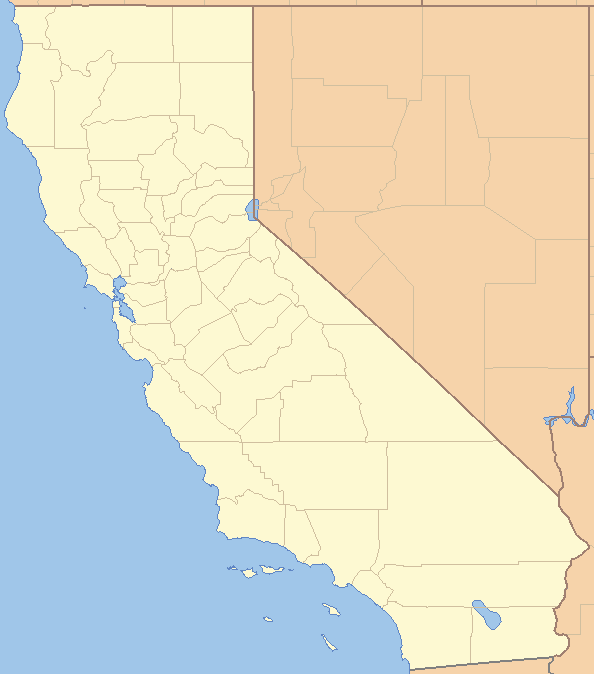
#> input picture ML with TensorFlow/images/california.png, 594 x 674 px
$ jupyter execute housing_prediction.ipynb
#> lines starting #> are read from the running program, lines starting #| are printed output that depends on the picture
[cell 1]
import pandas as pd
import numpy as np
import matplotlib.pyplot as plt
import seaborn as sns

[cell 2]
# Load the data
housing_df = pd.read_csv('../dataset/housing.csv')
#> (reads ML with TensorFlow/dataset/housing.csv from the repository)

[cell 3]
# Display the first 5 rows of the dataset
housing_df.head(5)

[cell 4]
housing_df.info() # total_bedrooms has missing values

[cell 5]
# creating histograms
housing_df.hist(bins=50, figsize=(20,15))
plt.show()
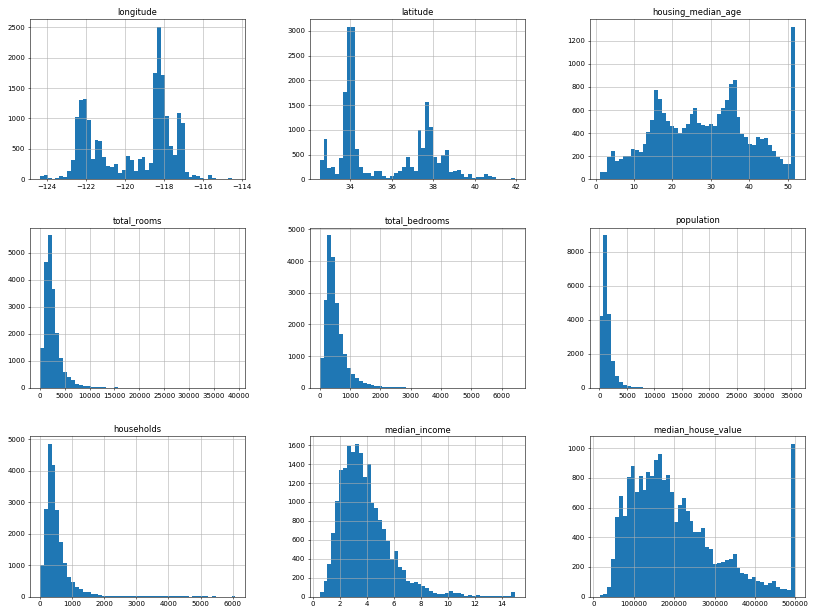
#> figure drawn by matplotlib, 9 panels; panel 1: tallest bar 2507 high, from x = -118.3 to -118.1; panel 2: tallest bar 3086 high, from x = 34.05 to 34.23; panel 3: tallest bar 1321 high, from x = 50.98 to 52; panel 4: tallest bar 5653 high, from x = 1574.7 to 2361.1

[cell 6]
# Splitting the data into training and testing sets

def split_train_test(data, test_ratio) -> tuple:
    """
    Split the data into training and testing sets
    data: the dataset to be split
    test_ratio: the ratio of the test set size to the total dataset size
    """
    np.random.seed(42) # to ensure that the same test set is generated each time
    shuffled_indices = np.random.permutation(len(data))
    test_set_size = int(len(data) * test_ratio)
    test_indices = shuffled_indices[:test_set_size]
    train_indices = shuffled_indices[test_set_size:]
    return data.iloc[train_indices], data.iloc[test_indices]

train_set, test_set = split_train_test(housing_df, 0.2) # 80% training and 20% testing

[cell 7]
# hashed version of the split_train_test function

from zlib import crc32

def test_set_check(identifier, test_ratio):
    return crc32(np.int64(identifier)) & 0xffffffff < test_ratio * 2**32

def split_train_test_by_id(data, test_ratio, id_column):
    ids = data[id_column]
    in_test_set = ids.apply(lambda id_: test_set_check(id_, test_ratio))
    return data.loc[~in_test_set], data.loc[in_test_set]

housing_df_with_id = housing_df.reset_index() # adds an 'index' column
housing_df_with_id['id'] = housing_df['longitude'] * 1000 + housing_df['latitude'] # creates a unique identifier
train_set, test_set = split_train_test_by_id(housing_df_with_id, 0.2, 'index')

[cell 8]
# using the sklearn train_test_split function

from sklearn.model_selection import train_test_split

train_set, test_set = train_test_split(housing_df, test_size=0.2, random_state=42)

[cell 9]
# Stratified sampling
housing_df['income_cat'] = pd.cut(housing_df['median_income'], # create an income category attribute
                                  bins=[0., 1.5, 3.0, 4.5, 6., np.inf], # income categories
                                  labels=[1, 2, 3, 4, 5]) # labels for the income categories

housing_df['income_cat'].hist() # income category histogram
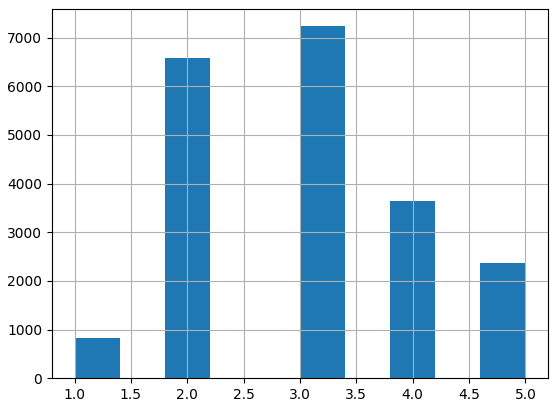
#> figure drawn by matplotlib, 1 panel; tallest bar 7236 high, from x = 3 to 3.4

[cell 10]
# Stratified sampling using the income category
from sklearn.model_selection import StratifiedShuffleSplit

split = StratifiedShuffleSplit(n_splits=1, test_size=0.2, random_state=42)

for train_index, test_index in split.split(housing_df, housing_df['income_cat']):
    strat_train_set = housing_df.loc[train_index]
    strat_test_set = housing_df.loc[test_index]

[cell 11]
# income category proportions in the test set
res = strat_test_set['income_cat'].value_counts() / len(strat_test_set)
res

[cell 12]
# remove the income_cat attribute to return the data to its original state
for set_ in (strat_train_set, strat_test_set):
    set_.drop('income_cat', axis=1, inplace=True)

[cell 13]
# Visualizing the data
housing = strat_train_set.copy()
housing.plot(kind='scatter', x='longitude', y='latitude', alpha=0.1) # alpha is used to visualize the density of the data points
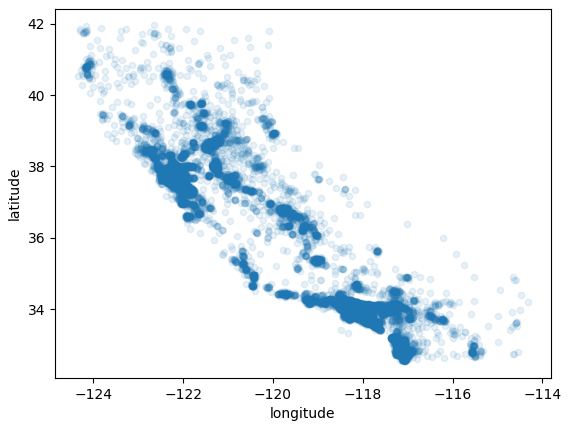
#> figure drawn by matplotlib, 1 panel

[cell 14]
# colored by the housing prices
housing.plot(kind='scatter', # scatter plot
             x='longitude', # x-axis
             y='latitude', # y-axis
             alpha=0.4, # transparency
             s=housing['population']/100, # radius of each circle represents the district's population
             label='population', # legend label
             figsize=(10,7), # figure size
             c='median_house_value', # color represents the price
             cmap=plt.get_cmap('jet'), # color map
             colorbar=True) # color bar
# price of house very much related to the location and population density
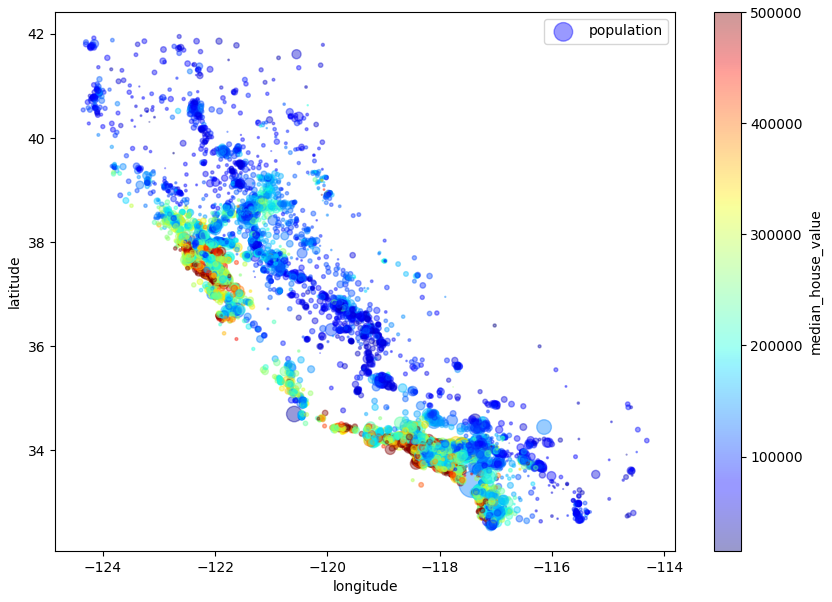
#> figure drawn by matplotlib, 2 panels

[cell 15]
# colored map of california
import matplotlib.image as mpimg

california_img = mpimg.imread('images/california.png')
#> california_img is the input picture: shape (674, 594, 4) float32; mean R, G, B, A 0.881, 0.867, 0.787, 1

ax = housing.plot(kind='scatter', x='longitude', y='latitude', figsize=(10,7),
                    s=housing['population']/100, label='population',
                    c='median_house_value', cmap=plt.get_cmap('jet'),
                    colorbar=False, alpha=0.4)
plt.imshow(california_img, # image to be displayed
           extent=(-124.55, -113.80, 32.45, 42.05), # coordinates of the image
           alpha=0.5, # transparency
           cmap=plt.get_cmap('jet')) # color map
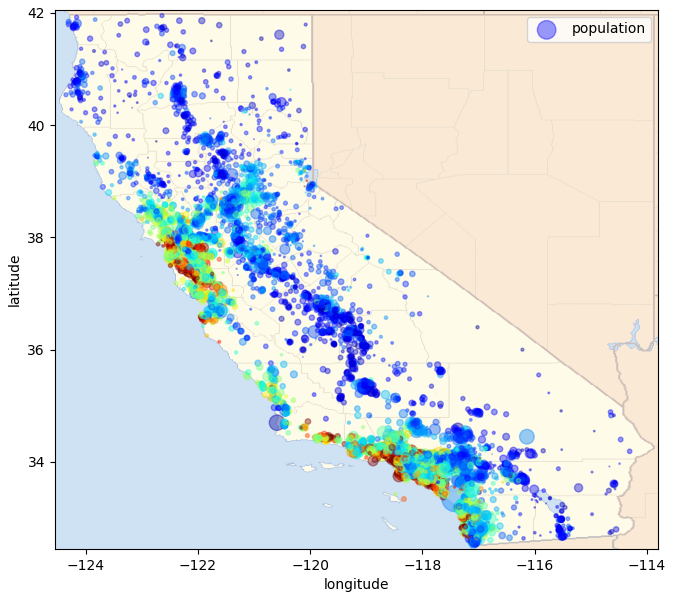
#> figure drawn by matplotlib, 1 panel

[cell 16]
# Looking for correlations
housing_df['ocean_proximity'] = housing_df['ocean_proximity'].astype('category').cat.codes
corr_matrix = housing_df.corr()
res = corr_matrix['median_house_value'].sort_values(ascending=False)
res

[cell 17]
# scatter matrix
from pandas.plotting import scatter_matrix

attributes = ['median_house_value', 'median_income', 'total_rooms', 'housing_median_age']
scatter_matrix(housing[attributes], figsize=(12,8))
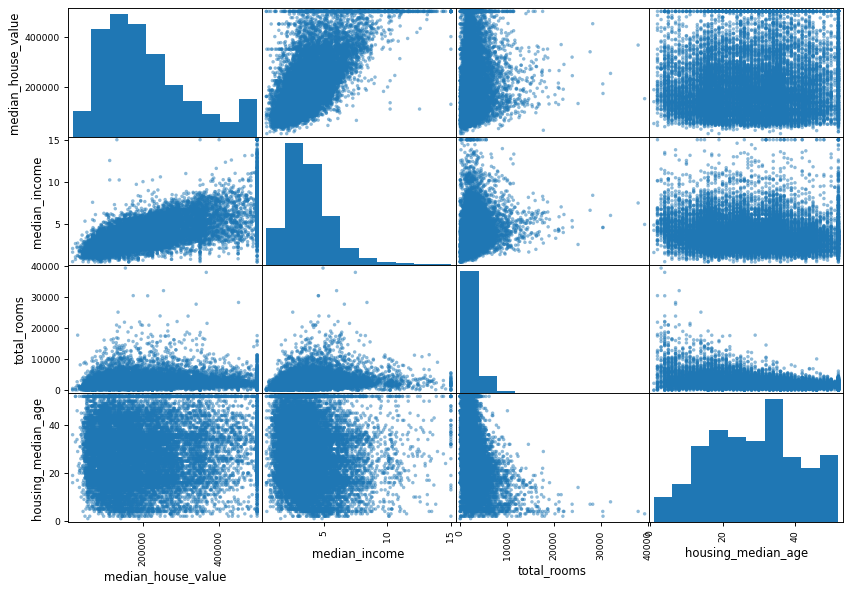
#> figure drawn by matplotlib, 16 panels; panel 1: tallest bar 3291 high, from x = 111999.4 to 160499.6; panel 6: tallest bar 5940 high, from x = 1.95 to 3.4; panel 11: tallest bar 14040 high, from x = 6 to 3937.4; panel 16: tallest bar 2874 high, from x = 31.6 to 36.7

[cell 18]
# median_house_value vs median_income

housing.plot(kind='scatter', x='median_income', y='median_house_value', alpha=0.1)
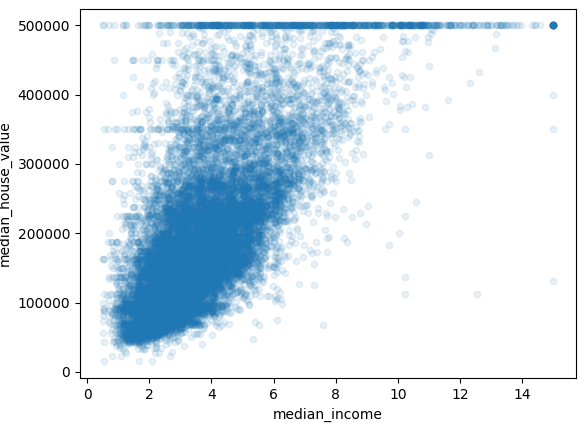
#> figure drawn by matplotlib, 1 panel

[cell 19]
# feature engineering

housing['rooms_per_household'] = housing['total_rooms'] / housing['households'] # rooms per household
housing['bedrooms_per_room'] = housing['total_bedrooms'] / housing['total_rooms'] # bedrooms per room
housing['population_per_household'] = housing['population'] / housing['households'] # population per household

[cell 20]
# correlation matrix with the newly added features
housing['ocean_proximity'] = housing['ocean_proximity'].astype('category').cat.codes
corr_matrix = housing.corr()
corr_matrix['median_house_value'].sort_values(ascending=False)

[cell 21]
# data preparation

housing = strat_train_set.drop('median_house_value', axis=1)
housing_labels = strat_train_set['median_house_value'].copy()

[cell 22]
# data cleaning

from sklearn.impute import SimpleImputer
import numpy.testing as npt

imputer = SimpleImputer(strategy='median')

housing_num = housing.drop('ocean_proximity', axis=1) # drop the non-numeric attribute

imputer.fit(housing_num) # fit the imputer instance to the training data

npt.assert_array_equal(imputer.statistics_, housing_num.median().values) # imputer statistics

[cell 23]
# transform the training set by replacing missing values with the learned medians
X = imputer.transform(housing_num) # numpy array returns
housing_tr = pd.DataFrame(X, columns=housing_num.columns, index=housing_num.index) # convert to pandas dataframe

[cell 24]
# handling text and categorical attributes

housing_cat = housing[['ocean_proximity']]
housing_cat.head(10)

[cell 25]
# convert the text categories to numbers
from sklearn.preprocessing import OrdinalEncoder, OneHotEncoder

ordinal_encoder = OrdinalEncoder()

housing_cat_encoded = ordinal_encoder.fit_transform(housing_cat)
housing_cat_encoded[:10] # encoded categories
ordinal_encoder.categories_ # categories
# When categories are similar (e.g. 'good', 'average', 'bad'), ordinal encoding is useful, but when they are not, one-hot encoding is better !!!

[cell 26]
# let's use one-hot encoding
one_hot_encoder = OneHotEncoder()

housing_cat_1hot = one_hot_encoder.fit_transform(housing_cat)
housing_cat_1hot.toarray() # one-hot encoded categories

[cell 27]
one_hot_encoder.categories_ # categories

[cell 28]
# custom transformers

from sklearn.base import BaseEstimator, TransformerMixin

rooms_ix, bedrooms_ix, population_ix, households_ix = 3, 4, 5, 6 # column indices

class CombinedAttributesAdder(BaseEstimator, TransformerMixin):
    def __init__(self, add_bedrooms_per_room=True):
        self.add_bedrooms_per_room = add_bedrooms_per_room
    def fit(self, X, y=None):
        return self
    def transform(self, X):
        rooms_per_household = X[:, rooms_ix] / X[:, households_ix]
        population_per_household = X[:, population_ix] / X[:, households_ix]
        if self.add_bedrooms_per_room: # add bedrooms_per_room if active
            bedrooms_per_room = X[:, bedrooms_ix] / X[:, rooms_ix]
            return np.c_[X, rooms_per_household, population_per_household, bedrooms_per_room]
        else: # else return the original data
            return np.c_[X, rooms_per_household, population_per_household]

[cell 29]
attr_adder = CombinedAttributesAdder(add_bedrooms_per_room=False)
housing_extra_attribs = attr_adder.transform(housing.values) # add the new attributes
housing_extra_attribs

[cell 30]
# transformation pipelines

from sklearn.pipeline import Pipeline
from sklearn.preprocessing import StandardScaler

num_pipeline = Pipeline([
    ('imputer', SimpleImputer(strategy='median')), # imputer
    ('attribs_adder', CombinedAttributesAdder()), # add new attributes
    ('std_scaler', StandardScaler()) # standardize the data
])

[cell 31]
# create a full pipeline that handles both numerical and categorical attributes

from sklearn.compose import ColumnTransformer

num_attribs = list(housing_num)
cat_attribs = ['ocean_proximity']

full_pipeline = ColumnTransformer([
    ('num', num_pipeline, num_attribs), # numerical attributes
    ('cat', OneHotEncoder(), cat_attribs) # categorical attributes
])

housing_prepared = full_pipeline.fit_transform(housing) # transform the data
